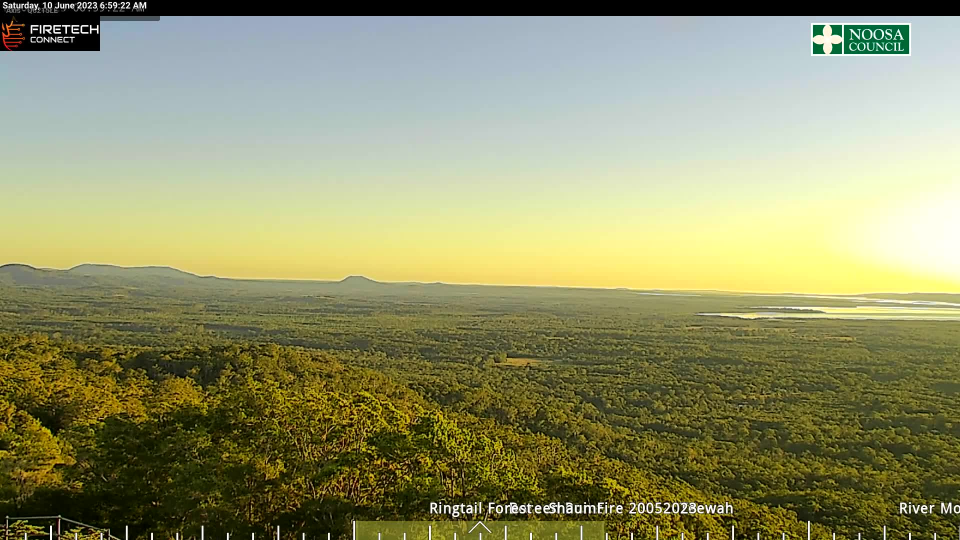
#> input picture examples/noosa/0000000002.jpg, 1920 x 1080 px, found by its file name (shown at 1/2 size)
$ python resize_image.py
#> lines starting #> are read from the running program, lines starting #| are printed output that depends on the picture; after the words box and inside, x2 and y2 are one past the last pixel; in counts of white or black regions, pixels touching at a corner belong together
import cv2

# Load image, create mask, and draw white circle on mask
image_path = "examples/noosa/0000000002.jpg"
image = cv2.imread(image_path)
#> image is the input picture: shape (1080, 1920, 3); mean B, G, R 108.3, 147.6, 145.7
resized_img = cv2.resize(image, (512, 512), interpolation=cv2.INTER_AREA)
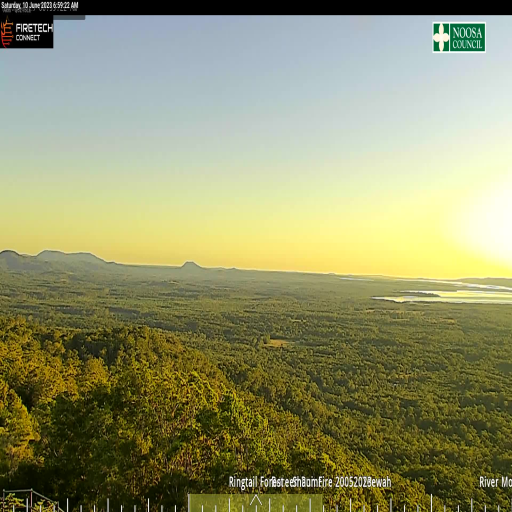
#> resized_img: shape (512, 512, 3); mean B, G, R 108.3, 147.5, 145.7
save_img = "examples/noosa/background.jpg"
cv2.imwrite(save_img, resized_img)

mask_path = "examples/noosa/1559167625_+00240.png"
mask = cv2.imread(mask_path)
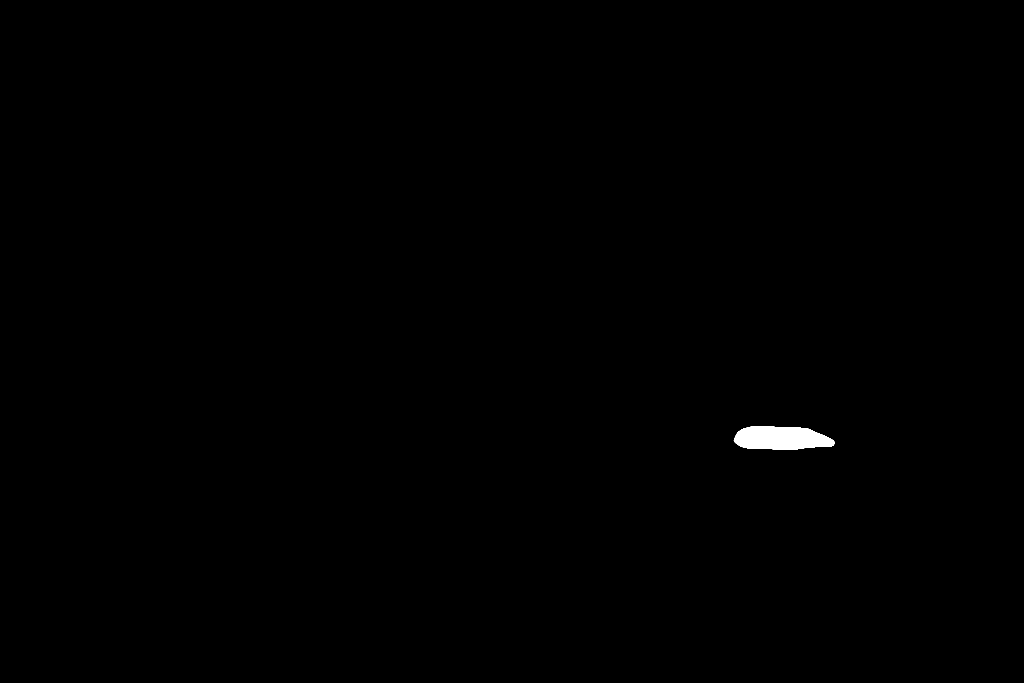
#> input picture examples/noosa/1559167625_+00240.png, 3072 x 2048 px, found by its file name (shown at 1/3 size)
#> mask is the input picture: shape (2048, 3072, 3); 0.27% white; 1 white region, box (x1, y1, x2, y2) and area: (2201, 1278, 2503, 1349) 16736
resized_mask = cv2.resize(mask, (512, 512), interpolation=cv2.INTER_AREA)
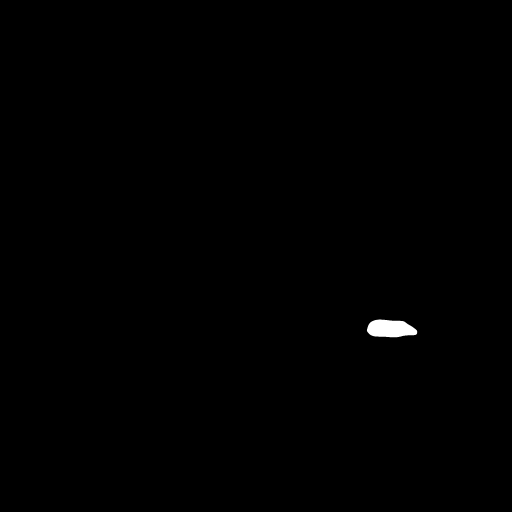
#> resized_mask: shape (512, 512, 3); min 0, max 255, mean 0.7
save_img = "examples/noosa/mask.jpg"
cv2.imwrite(save_img, resized_mask)


resized_mask = 255 - resized_mask
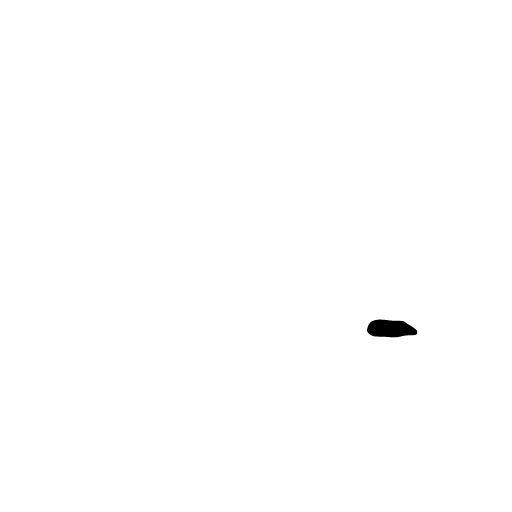
#> resized_mask: shape (512, 512, 3); min 0, max 255, mean 254.3
resized_mask[resized_mask < 128] = 0
#> resized_mask: shape (512, 512, 3); 0.02% of pixels changed, all inside (x1, y1, x2, y2) = (367, 319, 417, 337)
resized_mask[resized_mask >= 128] = 255
#> resized_mask: shape (512, 512, 3); 99.7% white; 1 black region, box (x1, y1, x2, y2) and area: (367, 319, 417, 337) 697
# Mask input image with binary mask
print(resized_img.shape, resized_mask.shape)
#| (512, 512, 3) (512, 512, 3)
result = cv2.bitwise_and(resized_img, resized_mask)
# Color background white
result[resized_mask == 0] = 255  # Optional
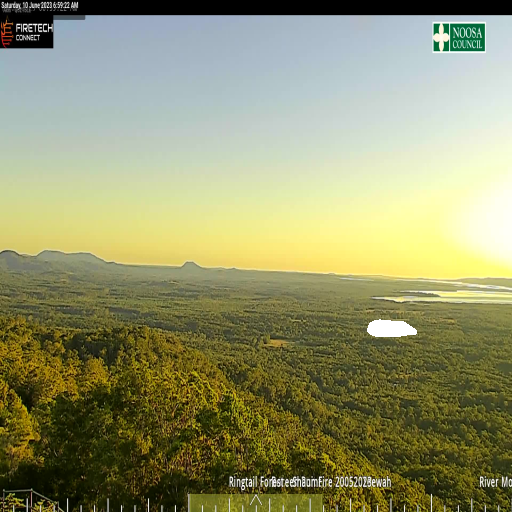
#> result: shape (512, 512, 3); mean B, G, R 108.9, 147.9, 146.1
sample_path = "examples/noosa/masked_img.jpg"
cv2.imwrite(sample_path, result)
